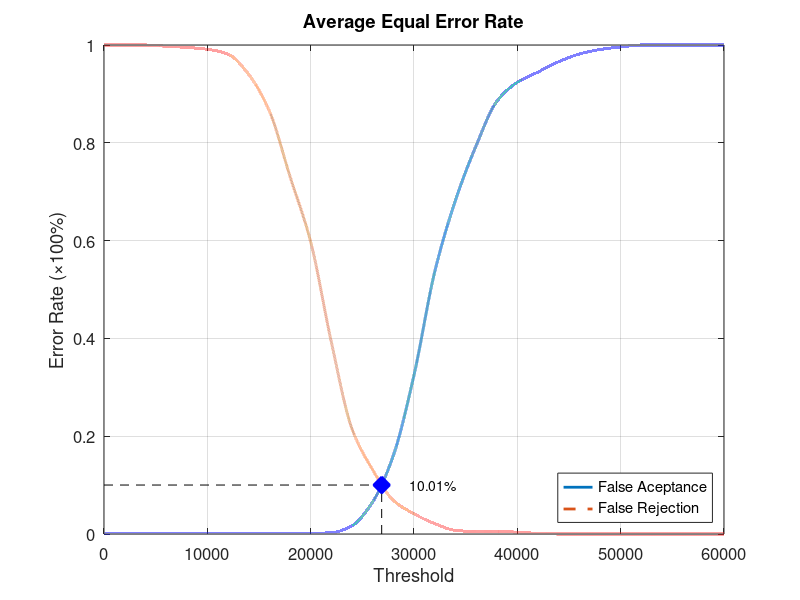
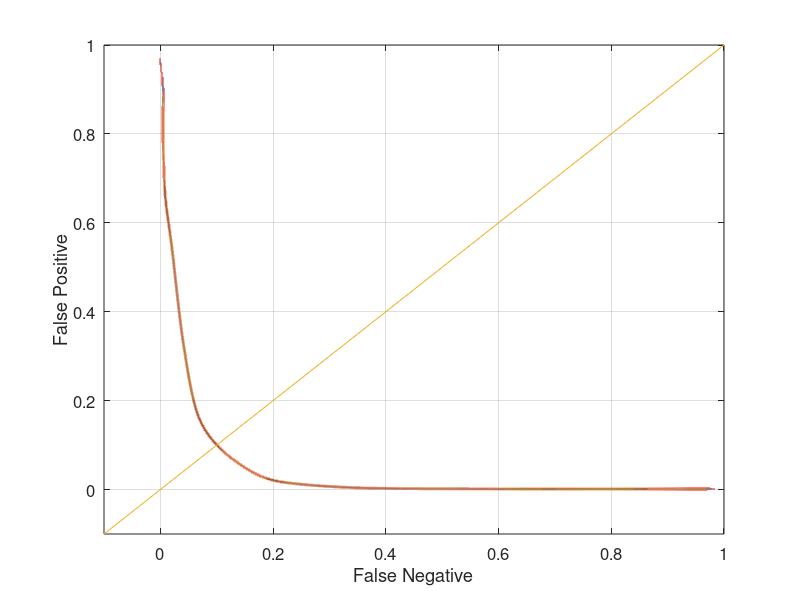

Here is the MATLAB script that generated these plots, in order:
function yEER = Experiment2Average
close all;
clear;
clc;
x = 0:2000:60000;
xq = 0:0.5:60000;

y0 = [0 0.00131579 0.00131579 0.00131579 0.00131579 0.00131579 0.00131579 0.00131579 0.00131579 0.00131579 0.00131579 0.00263158 0.0171053 0.0657895 0.160526 0.325 0.535526 0.681579 0.793421 0.884211 0.923684 0.944737 0.965789 0.981579 0.990789 0.996053 1 1 1 1 1];
yy0 = interp1(x, y0, xq, 'pchip');
y1 = [1 1 1 0.9975 0.995 0.99125 0.98125 0.94 0.865 0.73125 0.5975 0.3925 0.215 0.13125 0.06875 0.04125 0.02125 0.0075 0.005 0.005 0.00375 0.00125 0 0 0 0 0 0 0 0 0];
yy1 = interp1(x, y1, xq, 'pchip');

% Calculating EER: 
y2 = abs(y0 - y1);
find(y2 == min(y2))
yy2 = abs(yy0 - yy1);
xEER = find(yy2 == min(yy2));
xEERIndex = xq(xEER) % X-axis EER
yEER = yy0(xEER) % Y-axis EER

main = figure
plot(xq, yy0,'-','LineWidth', 2);	hold on
plot(xq, yy1,'--','LineWidth', 2);	hold on
plot([xEERIndex xEERIndex], [0 yEER], 'k--');	hold on
plot([0 xEERIndex], [yEER yEER], 'k--');	hold on
plot(xEERIndex, yEER, 'bx', 'LineWidth', 10);	hold on
text(xEERIndex + 10 * xEERIndex / 100, yEER, [num2str(round((10000 * yEER)) / 100) '%'])
legend('False Aceptance', 'False Rejection', 'Location', 'SouthEast')
xlabel('Threshold')
ylabel('Error Rate (\times100%)')
title('Average Equal Error Rate')
set(gca, 'FontSize', 12)
axis([0 60000 0 1])
grid on

print(main, 'Experiment2AverageMain', '-dpng');
FNRxFPR = figure('Color', [1 1 1]);
plot(yy1, yy0, '-', yy1, yy0, 'LineWidth', 2);
hold on
y = -0.1:0.1:1
plot(y, y); 
set(gca, 'FontSize', 12)
xlabel('False Negative')
ylabel('False Positive')
axis([-0.1 1 -0.1 1])
set(gca, 'FontSize', 12)
grid on

print(FNRxFPR, 'Experiment2AverageFNRxFPR','-dpng');
end
